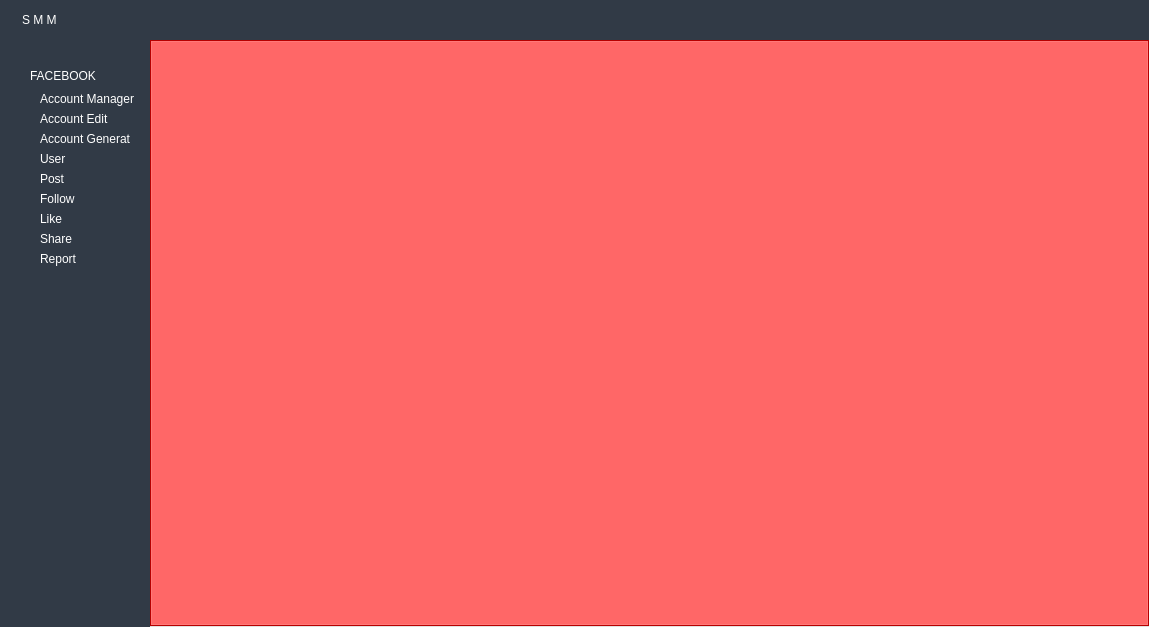
<?xml version="1.0" encoding="UTF-8"?>
<ui version="4.0">
 <class>MainWindow</class>
 <widget class="QMainWindow" name="MainWindow">
  <property name="geometry">
   <rect>
    <x>0</x>
    <y>0</y>
    <width>1149</width>
    <height>627</height>
   </rect>
  </property>
  <property name="windowTitle">
   <string>MainWindow</string>
  </property>
  <property name="styleSheet">
   <string notr="true">#icon_only_widget {
		background-color: #313a46;
		width:50px;
	}
#full_menu_widget,#widget_tab {
		background-color: #313a46;
	}
#full_menu_widget QPushButton,#label_2,#label_4 {
		border:none;
		text-align: left;
		color: #ffffff;
	}
#full_menu_widget QPushButton:hover {
		background-color: rgba( 86, 101, 115, 0.5);
	}

	#full_menu_widget QPushButton:checked {
		color: #fff;
	}
#logo_label_2 {
		color: #fff;
	}
#change_btn {
		padding: 5px;
		border: none;
		width: 30px;
		height: 30px;
	}
</string>
  </property>
  <widget class="QWidget" name="centralwidget">
   <property name="styleSheet">
    <string notr="true"/>
   </property>
   <layout class="QVBoxLayout" name="verticalLayout">
    <property name="spacing">
     <number>0</number>
    </property>
    <property name="leftMargin">
     <number>0</number>
    </property>
    <property name="topMargin">
     <number>0</number>
    </property>
    <property name="rightMargin">
     <number>0</number>
    </property>
    <property name="bottomMargin">
     <number>0</number>
    </property>
    <item>
     <widget class="QWidget" name="widget_tab" native="true">
      <layout class="QHBoxLayout" name="horizontalLayout_2">
       <item>
        <layout class="QHBoxLayout" name="horizontalLayout">
         <item>
          <widget class="QLabel" name="label_3">
           <property name="text">
            <string/>
           </property>
           <property name="pixmap">
            <pixmap resource="../static/resource.qrc">:/icon/icon/logo.ico</pixmap>
           </property>
          </widget>
         </item>
         <item>
          <widget class="QLabel" name="label_4">
           <property name="text">
            <string>S M M</string>
           </property>
          </widget>
         </item>
        </layout>
       </item>
       <item>
        <spacer name="horizontalSpacer">
         <property name="orientation">
          <enum>Qt::Horizontal</enum>
         </property>
         <property name="sizeHint" stdset="0">
          <size>
           <width>975</width>
           <height>20</height>
          </size>
         </property>
        </spacer>
       </item>
       <item>
        <widget class="QPushButton" name="Minimize">
         <property name="text">
          <string/>
         </property>
         <property name="icon">
          <iconset resource="../static/resource.qrc">
           <normaloff>:/icon/icon/minimize.png</normaloff>:/icon/icon/minimize.png</iconset>
         </property>
         <property name="flat">
          <bool>true</bool>
         </property>
        </widget>
       </item>
       <item>
        <widget class="QPushButton" name="Maximize">
         <property name="text">
          <string/>
         </property>
         <property name="icon">
          <iconset resource="../static/resource.qrc">
           <normaloff>:/icon/icon/Maximize.png</normaloff>:/icon/icon/Maximize.png</iconset>
         </property>
         <property name="flat">
          <bool>true</bool>
         </property>
        </widget>
       </item>
       <item>
        <widget class="QPushButton" name="Close">
         <property name="styleSheet">
          <string notr="true">QPushButton:hover {
	color: rgb(255, 26, 26);
}</string>
         </property>
         <property name="text">
          <string/>
         </property>
         <property name="icon">
          <iconset resource="../static/resource.qrc">
           <normaloff>:/icon/icon/close.png</normaloff>:/icon/icon/close.png</iconset>
         </property>
         <property name="flat">
          <bool>true</bool>
         </property>
        </widget>
       </item>
      </layout>
     </widget>
    </item>
    <item>
     <widget class="QWidget" name="widget_6" native="true">
      <layout class="QGridLayout" name="gridLayout_3">
       <property name="leftMargin">
        <number>0</number>
       </property>
       <property name="topMargin">
        <number>0</number>
       </property>
       <property name="rightMargin">
        <number>0</number>
       </property>
       <property name="bottomMargin">
        <number>0</number>
       </property>
       <property name="spacing">
        <number>0</number>
       </property>
       <item row="0" column="0" alignment="Qt::AlignLeft">
        <widget class="QWidget" name="widget_7" native="true">
         <layout class="QGridLayout" name="gridLayout">
          <property name="leftMargin">
           <number>0</number>
          </property>
          <property name="topMargin">
           <number>0</number>
          </property>
          <property name="rightMargin">
           <number>0</number>
          </property>
          <property name="bottomMargin">
           <number>0</number>
          </property>
          <property name="spacing">
           <number>0</number>
          </property>
          <item row="0" column="0">
           <widget class="QWidget" name="icon_only_widget" native="true">
            <property name="maximumSize">
             <size>
              <width>30</width>
              <height>16777215</height>
             </size>
            </property>
            <property name="styleSheet">
             <string notr="true"/>
            </property>
            <layout class="QVBoxLayout" name="verticalLayout_3">
             <property name="spacing">
              <number>6</number>
             </property>
             <property name="leftMargin">
              <number>5</number>
             </property>
             <property name="topMargin">
              <number>0</number>
             </property>
             <property name="rightMargin">
              <number>0</number>
             </property>
             <property name="bottomMargin">
              <number>9</number>
             </property>
             <item>
              <widget class="QPushButton" name="pushButton">
               <property name="text">
                <string/>
               </property>
               <property name="icon">
                <iconset resource="../static/resource.qrc">
                 <normaloff>:/icon/icon/menu.ico</normaloff>:/icon/icon/menu.ico</iconset>
               </property>
               <property name="checkable">
                <bool>true</bool>
               </property>
               <property name="flat">
                <bool>true</bool>
               </property>
              </widget>
             </item>
             <item>
              <widget class="QLabel" name="logo_label">
               <property name="maximumSize">
                <size>
                 <width>20</width>
                 <height>20</height>
                </size>
               </property>
               <property name="text">
                <string/>
               </property>
               <property name="pixmap">
                <pixmap resource="../static/resource.qrc">:/icon/icon/facebook.ico</pixmap>
               </property>
               <property name="scaledContents">
                <bool>true</bool>
               </property>
              </widget>
             </item>
             <item>
              <spacer name="verticalSpacer">
               <property name="orientation">
                <enum>Qt::Vertical</enum>
               </property>
               <property name="sizeHint" stdset="0">
                <size>
                 <width>20</width>
                 <height>381</height>
                </size>
               </property>
              </spacer>
             </item>
             <item>
              <widget class="QLabel" name="label">
               <property name="maximumSize">
                <size>
                 <width>16</width>
                 <height>16</height>
                </size>
               </property>
               <property name="text">
                <string/>
               </property>
               <property name="pixmap">
                <pixmap resource="../static/resource.qrc">:/icon/icon/people.png</pixmap>
               </property>
               <property name="scaledContents">
                <bool>true</bool>
               </property>
              </widget>
             </item>
            </layout>
           </widget>
          </item>
          <item row="0" column="1">
           <widget class="QScrollArea" name="scrollArea">
            <property name="minimumSize">
             <size>
              <width>120</width>
              <height>0</height>
             </size>
            </property>
            <property name="maximumSize">
             <size>
              <width>120</width>
              <height>16777215</height>
             </size>
            </property>
            <property name="styleSheet">
             <string notr="true">border: none;

</string>
            </property>
            <property name="widgetResizable">
             <bool>true</bool>
            </property>
            <widget class="QWidget" name="full_menu_widget">
             <property name="geometry">
              <rect>
               <x>0</x>
               <y>0</y>
               <width>120</width>
               <height>585</height>
              </rect>
             </property>
             <layout class="QGridLayout" name="gridLayout_2">
              <property name="leftMargin">
               <number>0</number>
              </property>
              <property name="topMargin">
               <number>0</number>
              </property>
              <property name="rightMargin">
               <number>0</number>
              </property>
              <property name="bottomMargin">
               <number>9</number>
              </property>
              <item row="3" column="0">
               <widget class="QWidget" name="widget_9" native="true">
                <layout class="QHBoxLayout" name="horizontalLayout_7">
                 <property name="spacing">
                  <number>6</number>
                 </property>
                 <property name="leftMargin">
                  <number>0</number>
                 </property>
                 <property name="topMargin">
                  <number>0</number>
                 </property>
                 <property name="rightMargin">
                  <number>0</number>
                 </property>
                 <property name="bottomMargin">
                  <number>0</number>
                 </property>
                 <item>
                  <widget class="QPushButton" name="pushButton_6">
                   <property name="minimumSize">
                    <size>
                     <width>20</width>
                     <height>20</height>
                    </size>
                   </property>
                   <property name="layoutDirection">
                    <enum>Qt::RightToLeft</enum>
                   </property>
                   <property name="text">
                    <string>FACEBOOK</string>
                   </property>
                   <property name="icon">
                    <iconset resource="../static/resource.qrc">
                     <normaloff>:/icon/icon/arrow-3.ico</normaloff>
                     <normalon>:/icon/icon/arrow-4.ico</normalon>:/icon/icon/arrow-3.ico</iconset>
                   </property>
                   <property name="iconSize">
                    <size>
                     <width>20</width>
                     <height>20</height>
                    </size>
                   </property>
                   <property name="checkable">
                    <bool>true</bool>
                   </property>
                   <property name="checked">
                    <bool>false</bool>
                   </property>
                   <property name="autoExclusive">
                    <bool>true</bool>
                   </property>
                  </widget>
                 </item>
                </layout>
               </widget>
              </item>
              <item row="1" column="0">
               <widget class="QLabel" name="label_5">
                <property name="minimumSize">
                 <size>
                  <width>0</width>
                  <height>20</height>
                 </size>
                </property>
                <property name="text">
                 <string/>
                </property>
               </widget>
              </item>
              <item row="5" column="0">
               <spacer name="verticalSpacer_4">
                <property name="orientation">
                 <enum>Qt::Vertical</enum>
                </property>
                <property name="sizeHint" stdset="0">
                 <size>
                  <width>20</width>
                  <height>40</height>
                 </size>
                </property>
               </spacer>
              </item>
              <item row="6" column="0">
               <widget class="QPushButton" name="mac">
                <property name="text">
                 <string/>
                </property>
               </widget>
              </item>
              <item row="4" column="0">
               <widget class="QWidget" name="menu_facebook" native="true">
                <layout class="QVBoxLayout" name="verticalLayout_6">
                 <property name="leftMargin">
                  <number>10</number>
                 </property>
                 <property name="topMargin">
                  <number>0</number>
                 </property>
                 <property name="rightMargin">
                  <number>0</number>
                 </property>
                 <property name="bottomMargin">
                  <number>0</number>
                 </property>
                 <item>
                  <widget class="QPushButton" name="Account_Manger_face">
                   <property name="text">
                    <string>Account Manager</string>
                   </property>
                  </widget>
                 </item>
                 <item>
                  <widget class="QPushButton" name="Account_Edit_face">
                   <property name="text">
                    <string>Account Edit</string>
                   </property>
                  </widget>
                 </item>
                 <item>
                  <widget class="QPushButton" name="Account_Generat_face">
                   <property name="text">
                    <string>Account Generat</string>
                   </property>
                  </widget>
                 </item>
                 <item>
                  <widget class="QPushButton" name="User">
                   <property name="text">
                    <string>User</string>
                   </property>
                  </widget>
                 </item>
                 <item>
                  <widget class="QPushButton" name="Post">
                   <property name="text">
                    <string>Post</string>
                   </property>
                  </widget>
                 </item>
                 <item>
                  <widget class="QPushButton" name="Follow_face">
                   <property name="text">
                    <string>Follow</string>
                   </property>
                  </widget>
                 </item>
                 <item>
                  <widget class="QPushButton" name="Like_face">
                   <property name="text">
                    <string>Like</string>
                   </property>
                  </widget>
                 </item>
                 <item>
                  <widget class="QPushButton" name="Share_face">
                   <property name="text">
                    <string>Share</string>
                   </property>
                  </widget>
                 </item>
                 <item>
                  <widget class="QPushButton" name="Report_face">
                   <property name="text">
                    <string>Report</string>
                   </property>
                  </widget>
                 </item>
                </layout>
               </widget>
              </item>
             </layout>
            </widget>
           </widget>
          </item>
         </layout>
        </widget>
       </item>
       <item row="0" column="1">
        <widget class="QTabWidget" name="tabWidget">
         <property name="styleSheet">
          <string notr="true">#tabWidget {
	background-color: rgb(255, 0, 0);
	
}

QTabBar::close-button {
	margin-left: 3px;
	image:  url(:/icon/icon/x-mark-1.ico)
}

QTabBar::close-button:hover {
	
	image: url(:/icon/icon/x-mark-2.ico)
}
QTabBar::tab  {
                background: white;
				background: qlineargradient(x1:0, y1:0, x2:0, y2:1, stop:0 #f6f6f6, stop:1 #e0e0e0);
                border: solid #0066cc 2px;
				border-radius: 50px 50px 50px 50px;
                padding: 8px 16px;
				margin-right: 4px;

				
}
QTabBar::tab:selected {
                background: white;
                border-color: #ccc;
				border-radius: 33px 34px 0px 0px;
border: solid #0066cc 2px;
            }</string>
         </property>
         <property name="currentIndex">
          <number>-1</number>
         </property>
         <property name="tabsClosable">
          <bool>true</bool>
         </property>
        </widget>
       </item>
      </layout>
     </widget>
    </item>
   </layout>
  </widget>
 </widget>
 <resources>
  <include location="../static/resource.qrc"/>
  <include location="../static/resource.qrc"/>
 </resources>
 <connections>
  <connection>
   <sender>pushButton</sender>
   <signal>toggled(bool)</signal>
   <receiver>scrollArea</receiver>
   <slot>setVisible(bool)</slot>
   <hints>
    <hint type="sourcelabel">
     <x>15</x>
     <y>49</y>
    </hint>
    <hint type="destinationlabel">
     <x>149</x>
     <y>365</y>
    </hint>
   </hints>
  </connection>
  <connection>
   <sender>pushButton_6</sender>
   <signal>toggled(bool)</signal>
   <receiver>menu_facebook</receiver>
   <slot>setVisible(bool)</slot>
   <hints>
    <hint type="sourcelabel">
     <x>126</x>
     <y>78</y>
    </hint>
    <hint type="destinationlabel">
     <x>57</x>
     <y>225</y>
    </hint>
   </hints>
  </connection>
  <connection>
   <sender>Minimize</sender>
   <signal>clicked()</signal>
   <receiver>MainWindow</receiver>
   <slot>showMinimized()</slot>
   <hints>
    <hint type="sourcelabel">
     <x>1056</x>
     <y>22</y>
    </hint>
    <hint type="destinationlabel">
     <x>1102</x>
     <y>-12</y>
    </hint>
   </hints>
  </connection>
  <connection>
   <sender>Close</sender>
   <signal>clicked()</signal>
   <receiver>MainWindow</receiver>
   <slot>close()</slot>
   <hints>
    <hint type="sourcelabel">
     <x>1125</x>
     <y>14</y>
    </hint>
    <hint type="destinationlabel">
     <x>1131</x>
     <y>-44</y>
    </hint>
   </hints>
  </connection>
 </connections>
</ui>
